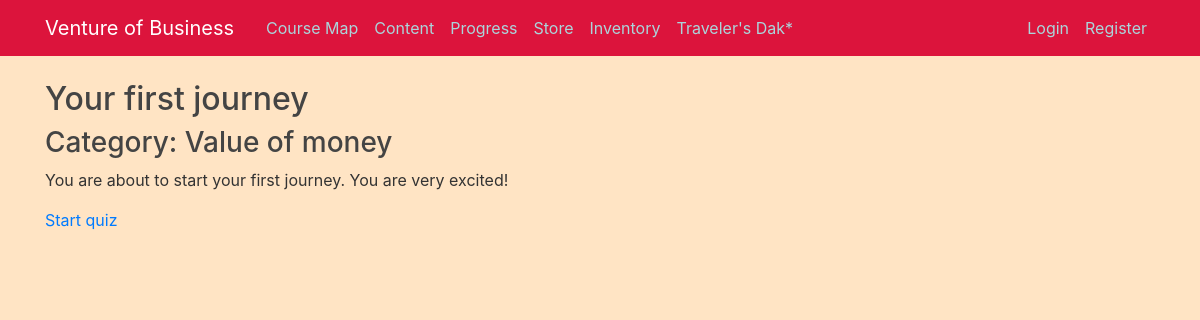
Page /quiz/fstj/ on the committed database.
### quiz/models.py (models this page shows, shortened)
class Quiz(models.Model):
    title = models.CharField(
        verbose_name=_("Title"),
        max_length=60, blank=False)
    description = models.TextField(
        verbose_name=_("Description"),
        blank=True, help_text=_("a description of the quiz"))
    url = models.SlugField(
        max_length=60, blank=False,
        help_text=_("a user friendly url"),
        verbose_name=_("user friendly url"))
    category = models.ForeignKey(
        Category, null=True, blank=True,
        verbose_name=_("Category"),
        on_delete=models.CASCADE)
    random_order = models.BooleanField(
        blank=False, default=False,
        verbose_name=_("Random Order"),
        help_text=_("Display the questions in "
                    "a random order or as they "
                    "are set?"))
    max_questions = models.PositiveIntegerField(
        blank=True, null=True, verbose_name=_("Max Questions"),
        help_text=_("Number of questions to be answered on each attempt."))
    answers_at_end = models.BooleanField(
        blank=False, default=False,
        help_text=_("Correct answer is NOT shown after question."
                    " Answers displayed at the end."),
        verbose_name=_("Answers at end"))
    exam_paper = models.BooleanField(
        blank=False, default=False,
        help_text=_("If yes, the result of each"
                    " attempt by a user will be"
                    " stored. Necessary for marking."),
        verbose_name=_("Exam Paper"))
    single_attempt = models.BooleanField(
        blank=False, default=False,
        help_text=_("If yes, only one attempt by"
                    " a user will be permitted."
                    " Non users cannot sit this exam."),
        verbose_name=_("Single Attempt"))
    pass_mark = models.SmallIntegerField(
        blank=True, default=0,
        verbose_name=_("Pass Mark"),
        help_text=_("Percentage required to pass exam."),
        validators=[MaxValueValidator(100)])
    success_text = models.TextField(
        blank=True, help_text=_("Displayed if user passes."),
        verbose_name=_("Success Text"))
    fail_text = models.TextField(
        verbose_name=_("Fail Text"),
        blank=True, help_text=_("Displayed if user fails."))
    draft = models.BooleanField(
        blank=True, default=False,
        verbose_name=_("Draft"),
        help_text=_("If yes, the quiz is not displayed"
                    " in the quiz list and can only be"
                    " taken by users who can edit"
                    " quizzes."))
    class Meta:
        verbose_name = _("Quiz")
        verbose_name_plural = _("Quizzes")

class Category(models.Model):
    category = models.CharField(
        verbose_name=_("Category"),
        max_length=250, blank=True,
        unique=True, null=True)
    objects = CategoryManager()
    class Meta:
        verbose_name = _("Category")
        verbose_name_plural = _("Categories")
    def __str__(self):
        return self.category

### quiz/views.py (the view)
class QuizDetailView(DetailView):
    model = Quiz
    slug_field = 'url'
    def get(self, request, *args, **kwargs):
        self.object = self.get_object()
        if self.object.draft and not request.user.has_perm('quiz.change_quiz'):
            raise PermissionDenied
        context = self.get_context_data(object=self.object)
        return self.render_to_response(context)

### quiz/templates/quiz/quiz_detail.html (shortened to what this page needs)
{% extends 'blog/base.html' %}
{% load i18n %}
{% block content %}
<h2>{{ quiz.title }}</h2>
<h3>{% trans "Category" %}: {{ quiz.category }}</h3>
<p>{{ quiz.description }}</p>
<p>
  <a href="{% url 'quiz_question' quiz_name=quiz.url %}">
	{% trans "Start quiz" %}
  </a>
</p>
{% endblock %}

### blog/static/blog/main.css (style rules this page uses)
body { background: #fafafa; color: #333333; margin-top: 5rem; }
h1, h2, h3, h4, h5, h6 { color: #444444; }

### rows in the picture
Quiz: title "Your first journey", category "Value of money", description "You are about to start your first journey. You are very excited!"
